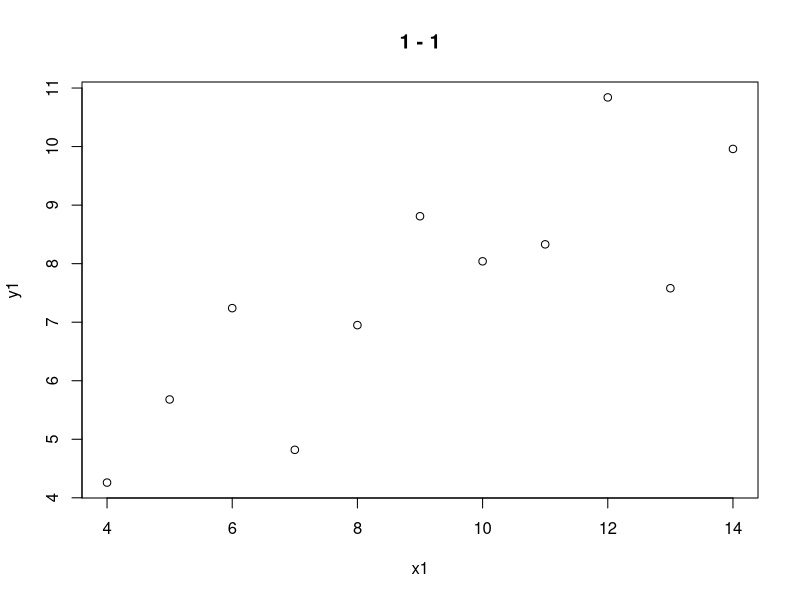
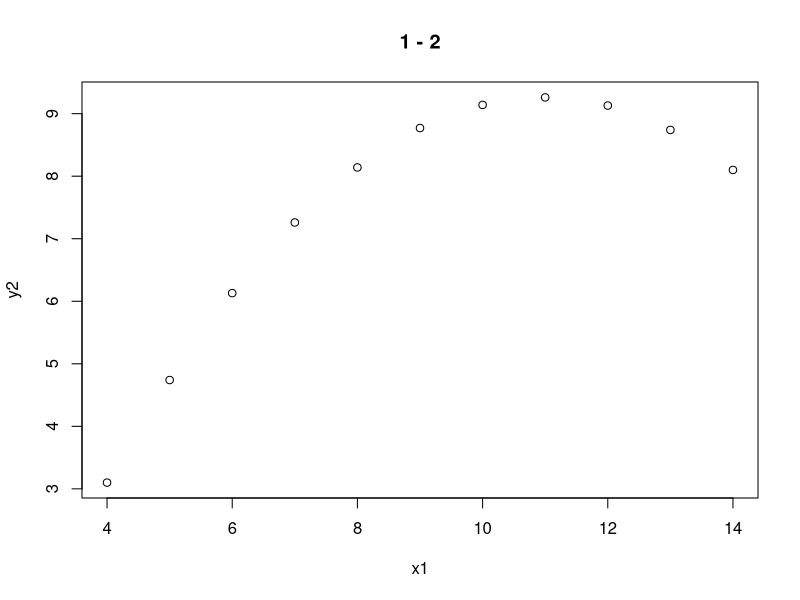
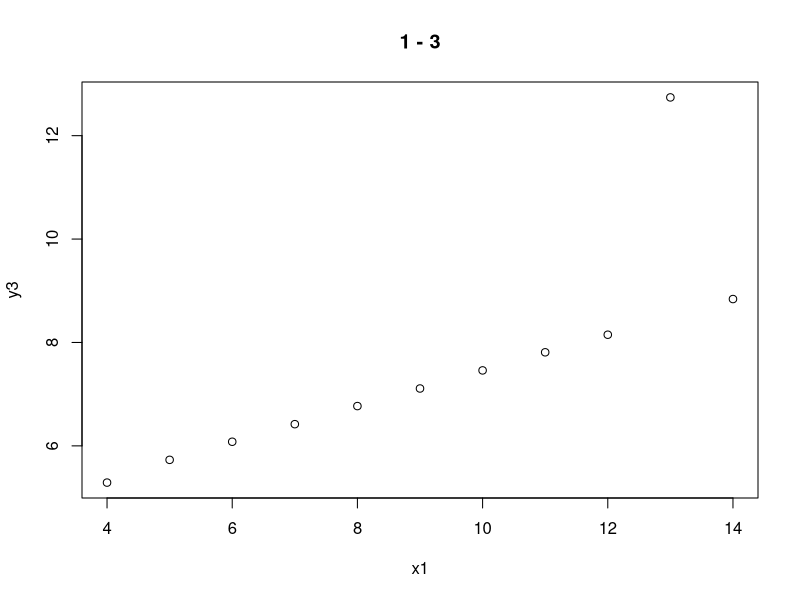
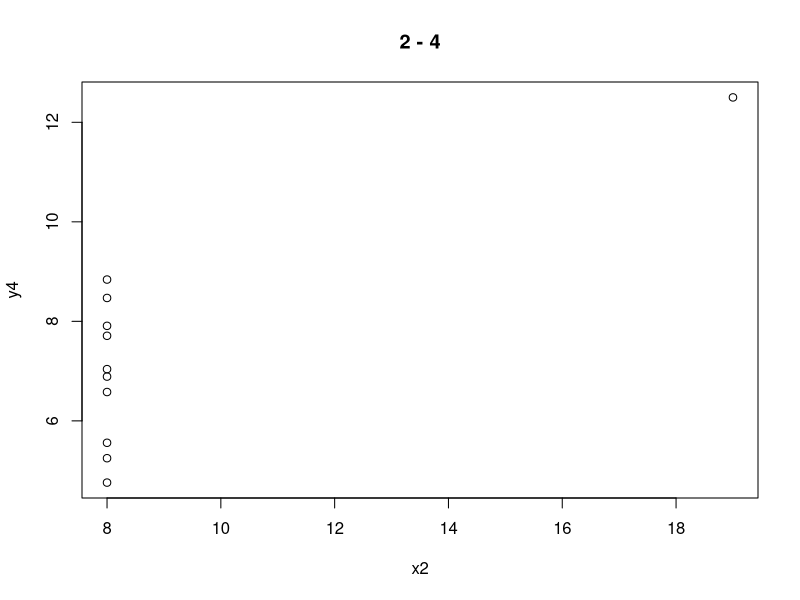
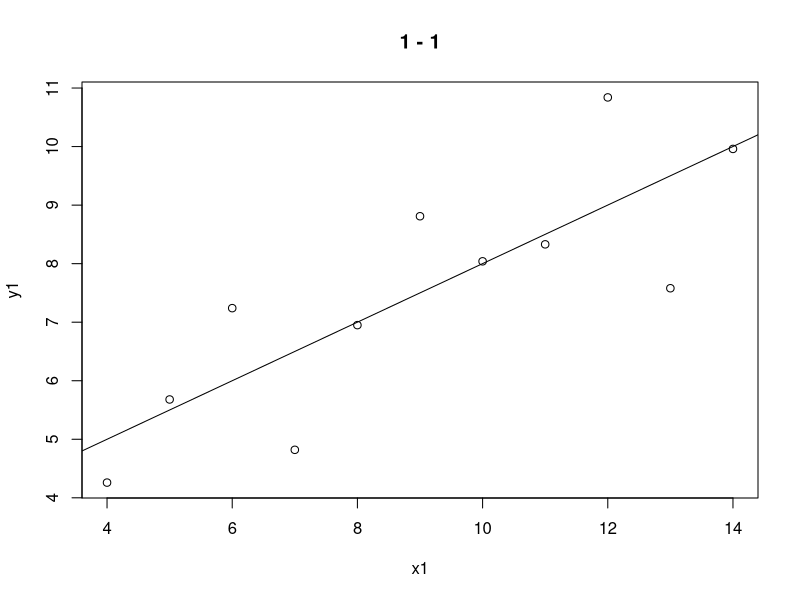
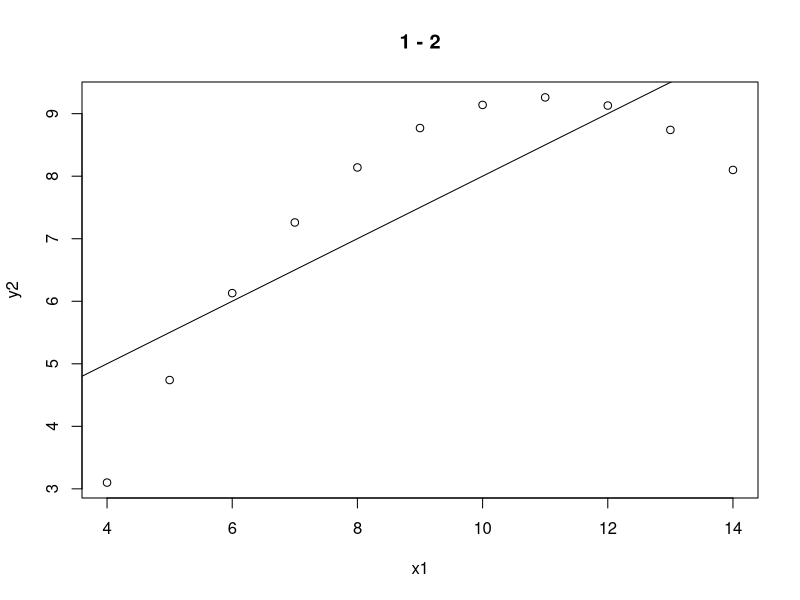
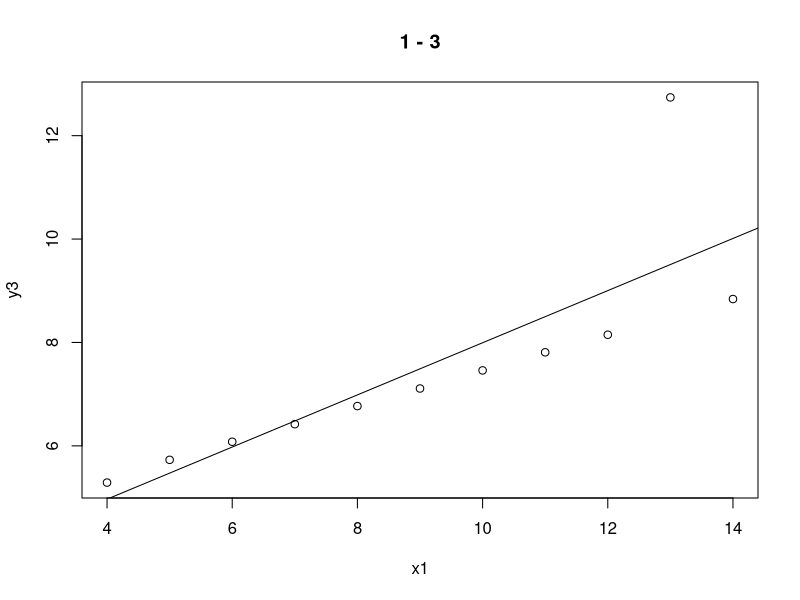
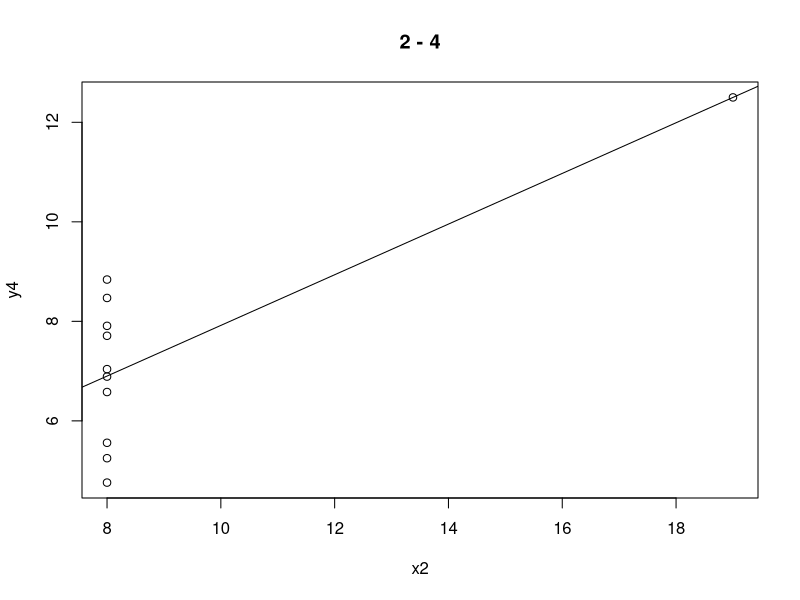

The R script that drew these images, in order:
# set up data
x1 <- c(
  10, 8, 13, 9,
  11, 14, 6, 4,
  12, 7, 5
)
y1 <- c(
  8.04, 6.95, 7.58, 8.81,
  8.33, 9.96, 7.24, 4.26,
  10.84, 4.82, 5.68
)
y2 <- c(
  9.14, 8.14, 8.74, 8.77,
  9.26, 8.10, 6.13, 3.10,
  9.13, 7.26, 4.74
)
y3 <- c(
  7.46, 6.77, 12.74, 7.11,
  7.81, 8.84, 6.08, 5.29,
  8.15, 6.42, 5.73
)
x2 <- c(
  8, 8, 8, 8,
  8, 8, 8, 19,
  8, 8, 8
)
y4 <- c(
  6.58, 4.76, 7.71, 8.84,
  8.47, 7.04, 5.25, 12.50,
  5.56, 7.91, 6.89
)

# a
plot(x1,y1, main = " 1 - 1 ")
plot(x1,y2, main = " 1 - 2 ")
plot(x1,y3, main = " 1 - 3 ")
plot(x2,y4, main = " 2 - 4 ")

# b
fit1 = lm(y1~x1)
fit2 = lm(y2~x1)
fit3 = lm(y3~x1)
fit4 = lm(y4~x2)

plot(x1,y1, main = " 1 - 1 ")
abline(fit1)
plot(x1,y2, main = " 1 - 2 ")
abline(fit2)
plot(x1,y3, main = " 1 - 3 ")
abline(fit3)
plot(x2,y4, main = " 2 - 4 ")
abline(fit4)

# print r^2
sqrt(sum(resid(fit1)^2) / (length(x1) - 2))
sqrt(sum(resid(fit2)^2) / (length(x1) - 2))
sqrt(sum(resid(fit3)^2) / (length(x1) - 2))
sqrt(sum(resid(fit4)^2) / (length(x1) - 2))

# print summaries

summary(fit1)[['coefficients']]
summary(fit2)[['coefficients']]
summary(fit3)[['coefficients']]
summary(fit4)[['coefficients']]

summary(fit1)[['fstatistic']]
summary(fit2)[['fstatistic']]
summary(fit3)[['fstatistic']]
summary(fit4)[['fstatistic']]